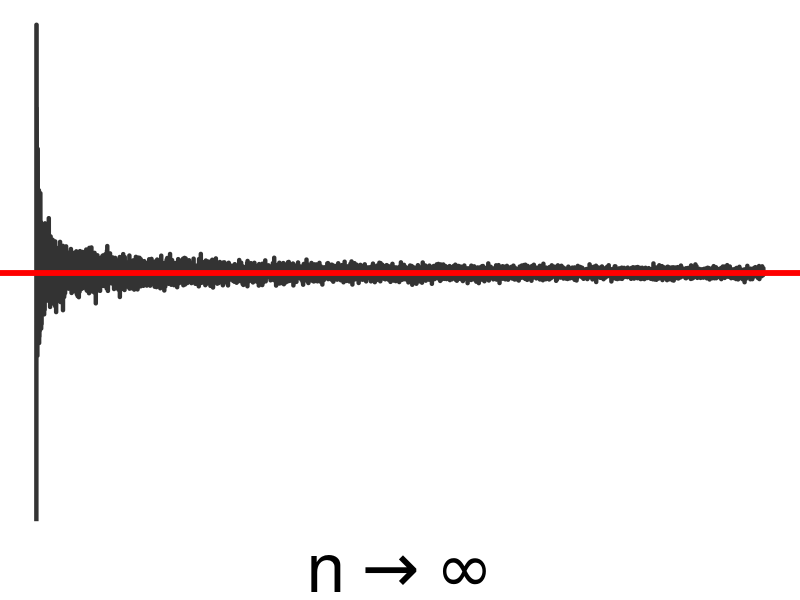
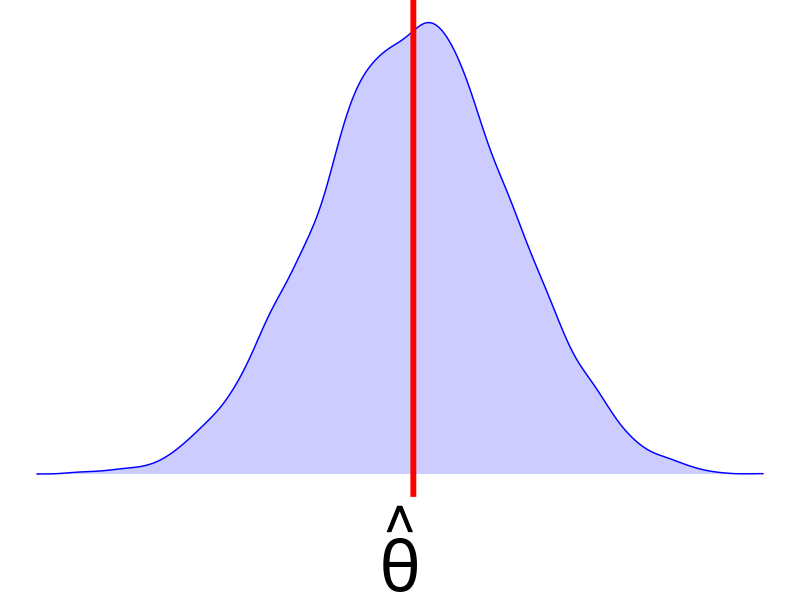

The R script that drew these images, in order:
## ---- chunk 1

library(tidyverse)
library(ggplot2)
library(ggthemes)
B <- 10000

sample_means <- sapply(1:B, function(x) mean(sapply(10000, function(y) mean(rbinom(n = x, size = 1, prob = .5)))))
consistency_plot_dat <- data.frame(x = 1:B, y = sample_means)


consistency_plot_dat %>% ggplot(aes(x = x, y = y)) + geom_line(alpha = .8, linewidth = 1.5) + 
  geom_hline(yintercept = .5, col = 'red', linewidth = 2) + 
  labs(x = expression(n %->% infinity) ) + cowplot::theme_nothing() + theme(axis.title.x = element_text(size = 50), axis.ticks.x = element_blank(), axis.text.x = element_blank())


## ---- chunk 2


B <- 10000

sample_means <- sapply(1:B, function(x)  mean(rnorm(100)))
consistency_plot_dat <- data.frame(x = 1:B, y = sample_means)


consistency_plot_dat %>% ggplot(aes( x = y)) + geom_density(fill = "blue", color = "blue", alpha = .2) + 
  geom_vline(xintercept = 0, col = 'red', linewidth = 2) + 
  labs(x = expression(hat(theta))) + cowplot::theme_nothing() + theme(axis.title.x = element_text(size = 50), axis.ticks.x = element_blank(), axis.text.x = element_blank())


